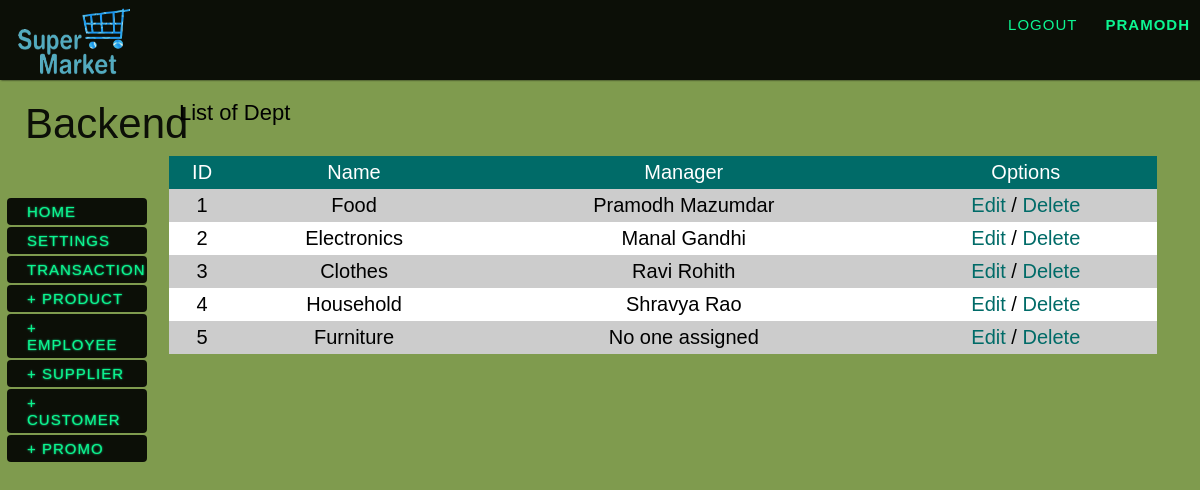
Screenshot of /viewlist.php?list=dept (signed in) with the database file from the repository.
### tables this page shows
CREATE TABLE IF NOT EXISTS `department` (
  `manager_id` int(11) NOT NULL,
  `dept_id` int(5) NOT NULL AUTO_INCREMENT,
  `dept_name` varchar(40) NOT NULL,
  `manager_start_date` date NOT NULL,
  PRIMARY KEY (`dept_id`)
);

CREATE TABLE IF NOT EXISTS `employee` (
  `first_name` varchar(20) NOT NULL,
  `last_name` varchar(20) NOT NULL,
  `id` int(11) NOT NULL AUTO_INCREMENT,
  `dept_id` int(11) NOT NULL,
  `salary` int(8) NOT NULL,
  `phone_number` int(12) NOT NULL,
  `address` varchar(60) NOT NULL,
  `uid` int(11) NOT NULL,
  `join_date` date NOT NULL,
  `dob` date NOT NULL,
  `end_date` date NOT NULL DEFAULT '0000-00-00',
  `perks` int(11) NOT NULL DEFAULT '0',
  `admin` tinyint(1) NOT NULL,
  PRIMARY KEY (`id`),
  UNIQUE KEY `uid` (`uid`)
);

### viewlist.php (the view, shortened to what this page needs)
<?php
	require_once("include/header.php");
?>
<div id="body">
	<?php include_once("include/left_content.php"); ?>
    <div class="rcontent">
    <?php if(isset($_GET['list'])){
		if(!strcmp(strtolower($_GET['list']),"product")){
			echo"<h1><span>List of ".ucfirst($_GET['list'])."</span></h1>";
			echo"<div id='contentbox'><div id='data'>
				 <table id='itemList' ><tr><th>ID</th><th>Product name</th><th>Supplier name</th><th>Market Price</th><th>Cost Price</th><th>Options</th></tr>";
			$plist = mysql_query("select product_id, product_name, supplier_id, market_price, cost_price from product");
			while($row = mysql_fetch_array($plist)){
				echo"<tr><td>{$row['product_id']}</td>
					 <td>{$row['product_name']}</td>";
			$slist = mysql_query("select sdealer from supplier where sid='{$row['supplier_id']}'");
			$slist = mysql_fetch_array($slist);
				echo"<td>{$slist['sdealer']}</td>
					 <td>{$row['market_price']}</td>
					 <td>{$row['cost_price']}</td>
					 <td><a href='editlist.php?name=product&id={$row['product_id']}'>Edit</a> /
					 <a href='editlist.php?name=product&id={$row['product_id']}&del=1'>Delete</a></td>";
			}
        	echo"</tr></table></div></div>";
		}
		elseif(!strcmp(strtolower($_GET['list']),"dept")){
			echo"<h1><span>List of ".ucfirst($_GET['list'])."</span></h1>";
			echo"<div id='contentbo'><div id='data'><table id='itemList' ><tr><th>ID</th><th>Name</th><th>Manager</th><th>Options</th></tr>";
			$dlist = mysql_query("select dept_id, dept_name, manager_id from department");
			while($row = mysql_fetch_array($dlist)){
				echo"<tr><td>{$row['dept_id']}</td>
					 <td>{$row['dept_name']}</td>";
				if($row['manager_id']){
					$elist = mysql_query("select first_name, last_name from employee where id='{$row['manager_id']}'");
					$ename =  mysql_fetch_array($elist);
					echo "<td>{$ename['first_name']}&nbsp;{$ename['last_name']}</td>";
				}
				else echo"<td>No one assigned</td>";
				echo"<td><a href='editlist.php?name=dept&id={$row['dept_id']}'>Edit</a> /
					 <a href='editlist.php?name=dept&id={$row['dept_id']}&del=1'>Delete</a></td>";
			}
		}
	}
	?>
    </div>
</div>

### include/header.php (shortened to what this page needs)
<!DOCTYPE html PUBLIC "-//W3C//DTD XHTML 1.0 Transitional//EN" "http://www.w3.org/TR/xhtml1/DTD/xhtml1-transitional.dtd">
<html xmlns="http://www.w3.org/1999/xhtml">
<head>
        <link rel="stylesheet" type="text/css" href="css/outline.css" />
        <link rel="stylesheet" type="text/css" href="css/menu.css" />
</head>
<body>
<div class="container">
            <div class="header">
            <a href='index.php'><img src="images/logo.png" width="120" height="80" alt='Logo' /></a>
                <span class="right">
                    <?php if(isset($_SESSION['username']))
						echo "<a href='logout.php'>Logout</a>";
						else
						echo "<a href='login.php'>Log In</a>";
					?>|
                    <a href="mydetails.php">
                        <strong><?php echo $_SESSION['username']?></strong>
                    </a>
                </span>
            </div>

### include/left_content.php (shortened to what this page needs)
<?php if(isset($_SESSION['username'])){
	echo"<div class='lcontent'>
            <h1>Backend</h1>
                <ul class='bmenu'>
                    <li><a href='index.php'>Home</a></li>
                    <li><a href='settings.php'>Settings</a></li>
                    <li><a href='transaction.php'>Transaction</a></li>";
                    if(isset($_SESSION['admin']) & $_SESSION['admin']!=0){
						echo "<li><a href='addproduct.php'>+ Product</a></li>
							  <li><a href='addemp.php'>+ Employee</a></li>
							  <li><a href='addsupplier.php'>+ Supplier</a></li>
							  <li><a href='addcustomer.php'>+ Customer</a></li>
							  <li><a href='addpromo.php'>+ Promo</a></li>";
					}
    echo"</ul></div>";
} ?>

### css/outline.css (style rules this page uses)
body { margin-left:auto; margin-right:auto; background-color: #7f9b4e; background-repeat: repeat, no-repeat; background-position: center center; background-attachment: fixed; -webkit-background-size: auto, cover; -moz-background-size: auto, cover; -o-background-size: auto, cover; background-size: auto, cover; color: #000; font-family: 'Josefin Slab', Arial, sans-serif; font-size: 20px; }
.container { position:relative; background: #7f9b4e; }
a { color: #0f9; text-decoration: none; }
h1 { margin:0px; padding:20px; font-size:42px; color:#000; text-align:left; font-weight:400; text-align:left; }
h1 span { font-size:22px; color:#000; padding-top:10px; }
.header { width: 100%; height: 80px; }
.header { font-family:'Arial Narrow', Arial, sans-serif; line-height: 50px; font-size: 15px; background: #000; opacity: 0.9; text-transform: uppercase; z-index: 9999; position: relative; -moz-box-shadow: 1px 0px 2px #000; -webkit-box-shadow: 1px 0px 2px #000; box-shadow: 1px 0px 2px #000; }
.header a { padding: 0px 10px; letter-spacing: 1px; color: #0f9; display: block; float: left; }
.header span.right { float: right; }
.header span.right a { float: none; display: inline; }
.lcontent { position: relative; width:12%; margin: 0px 5px; float:left; opacity:0.9; padding-bottom:100px; }
.rcontent { position:relative; width:84%; margin:0px 5px; float:left; overflow:auto; padding-bottom:100px; }
#data { padding:10px; }
#itemList { width:100%; }
#itemList a { color:#006b68; }
#itemList th,td { padding:5px; text-align:center; }
#itemList tr:nth-child(even) { background-color: #CCC; }
#itemList tr:nth-child(odd) { background-color:#fff; }
#itemList tr:nth-child(1) { background-color:#006b68; color:#fff; }

### css/menu.css (style rules this page uses)
.bmenu { padding: 0px; margin: 30px 0 20px 0; position: relative; }
.bmenu li { font-size: 15px; display: block; }
.bmenu li a { display: block; text-transform: uppercase; text-shadow: 0px 0px 2px #0f9; color: #0f9; padding: 5px 20px; margin: 2px; background-color:#000; letter-spacing: 1px; border-radius:4px; -moz-border-radius:4px; -webkit-transition: all 0.2s linear; -moz-transition: all 0.2s linear; -o-transition: all 0.2s linear; -ms-transition: all 0.2s linear; transition: all 0.2s linear; }

### rows the page displays
department: dept_id "1", dept_name "Food", employee.first_name "Pramodh", employee.last_name "Mazumdar"
department: dept_id "2", dept_name "Electronics", employee.first_name "Manal", employee.last_name "Gandhi"
department: dept_id "3", dept_name "Clothes", employee.first_name "Ravi", employee.last_name "Rohith"
department: dept_id "4", dept_name "Household", employee.first_name "Shravya", employee.last_name "Rao"
department: dept_id "5", dept_name "Furniture", manager_id "No one assigned"

### other values shown
$_SESSION['username'] "PRAMODH"
$_GET['list'] "Dept"
